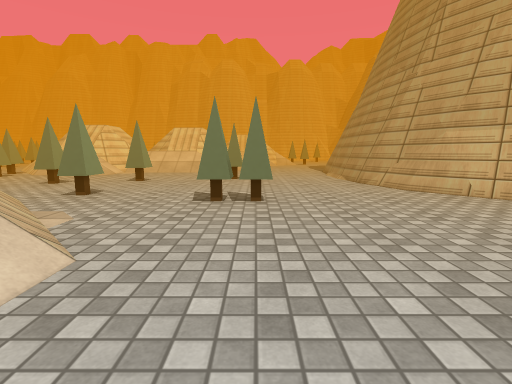
View 1 (above)

21 first-person views from a walk through a Unity game level. The camera is 1.2 m above the floor, tilts 8° down and sees 85° across. The floor is counted in squares, 1 m on a side. Each view is taken from the middle of a square. On the plan, view 1 faces up. The plan holds only what a view shows up to about 13 squares ahead; the rest is blank. The place goes on beyond the plan. Some surface patterns are stand-ins.

View 2
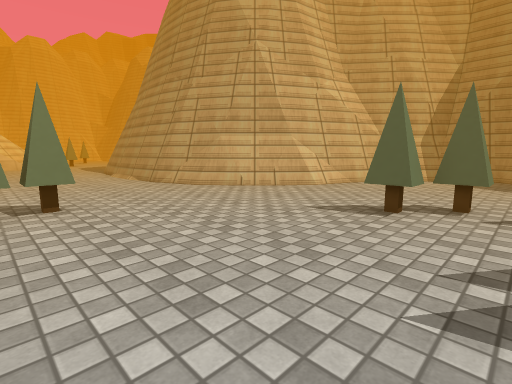

View 3
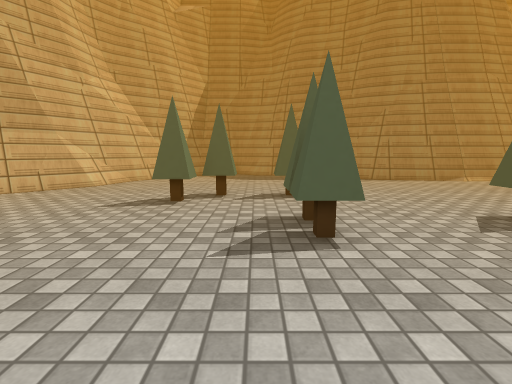

View 4
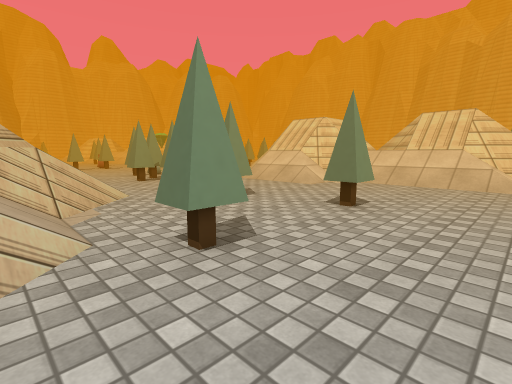

View 5
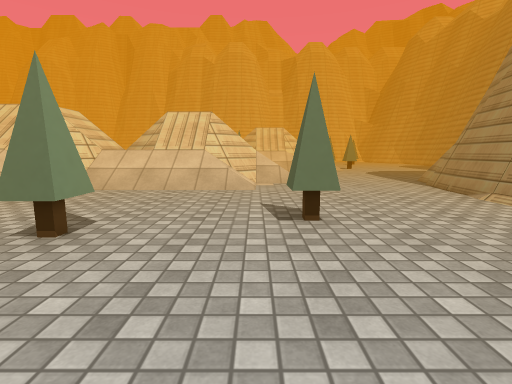

View 6
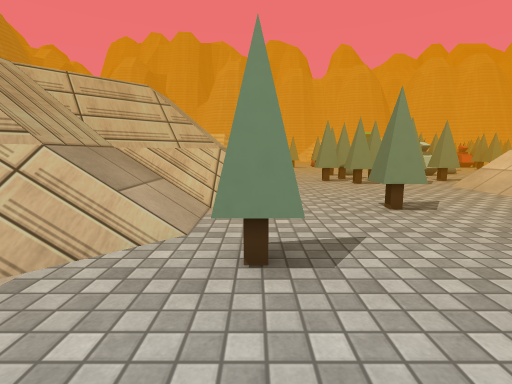

View 7
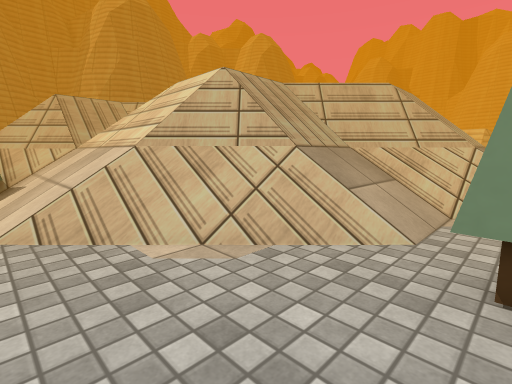

View 8
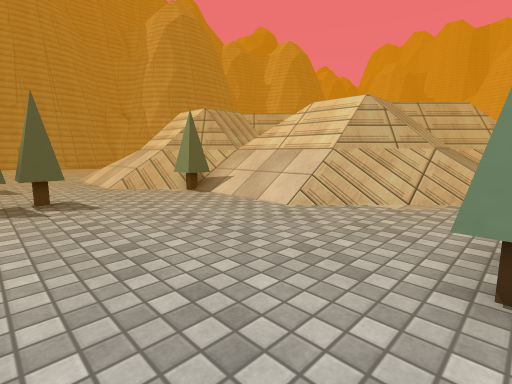

View 9
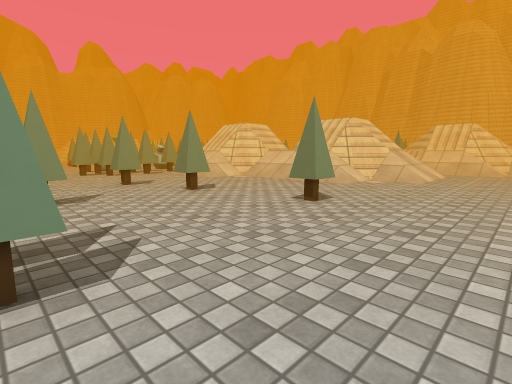

View 10
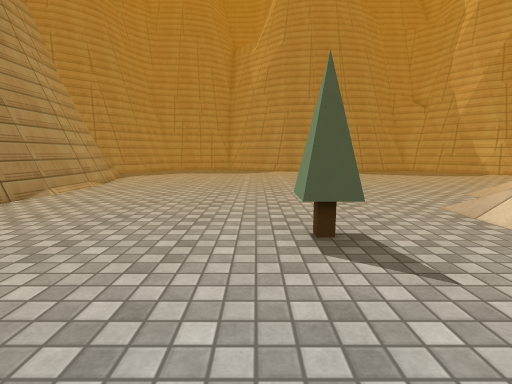

View 11
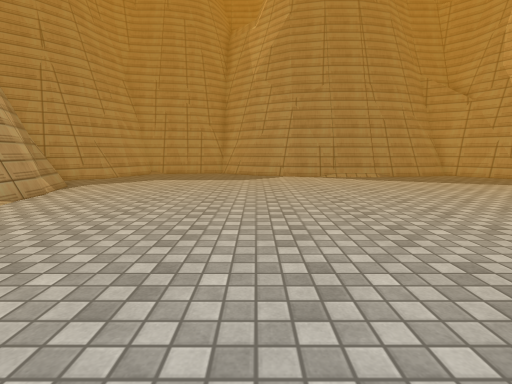

View 12
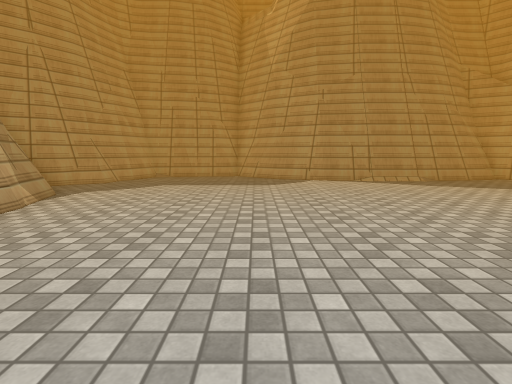

View 13
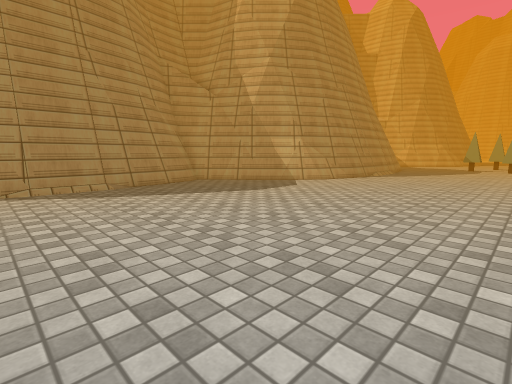

View 14
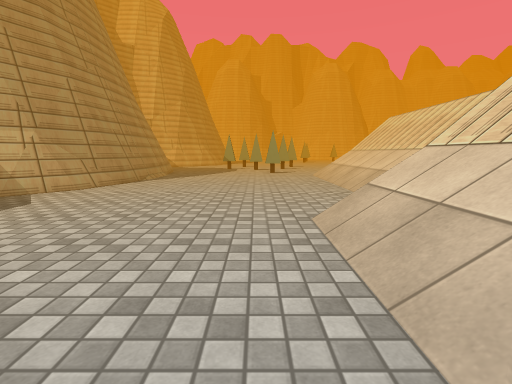

View 15
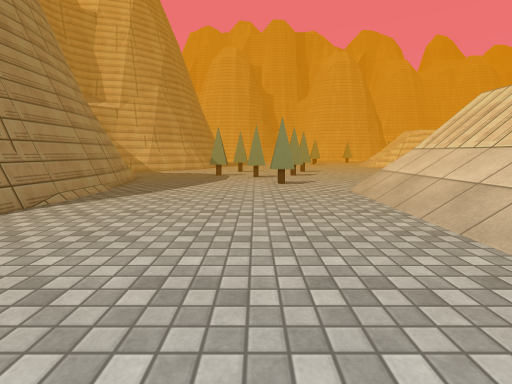

View 16
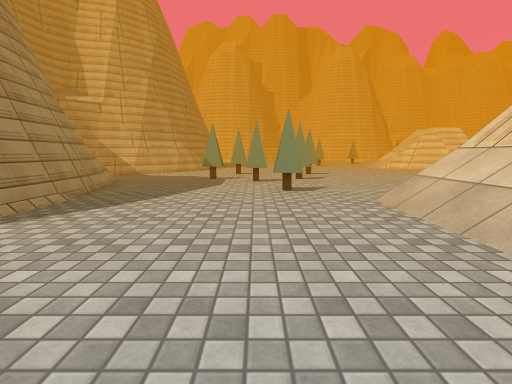

View 17
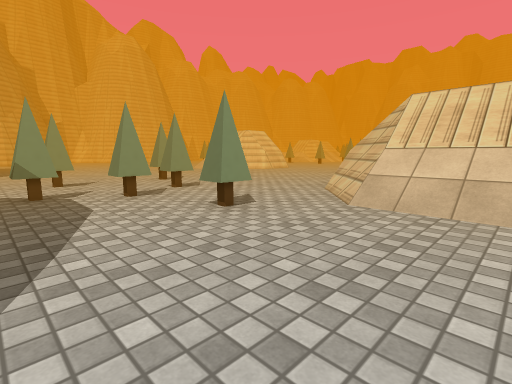

View 18
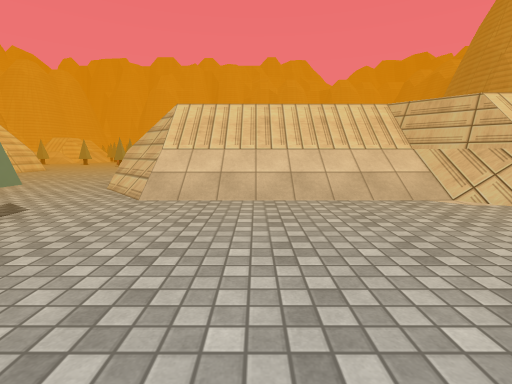

View 19
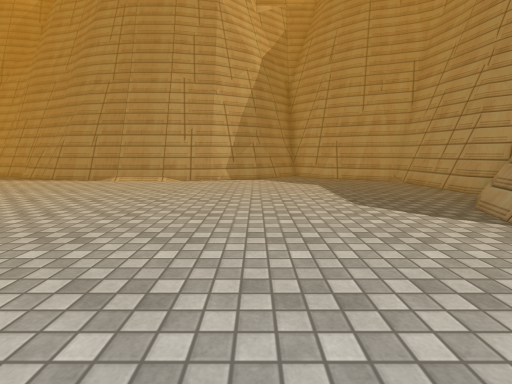

View 20
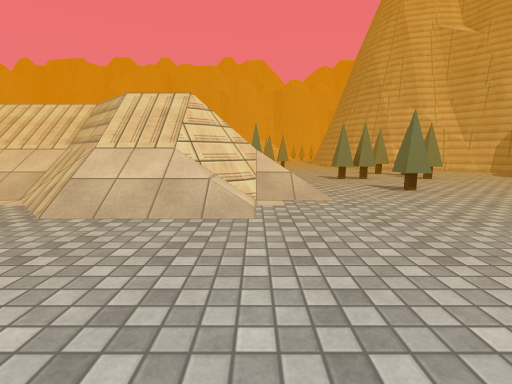

View 21
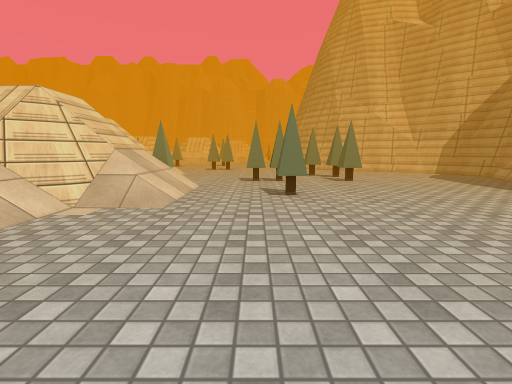

### Floor plan
Key: @ floor where view 1 was taken; # wall or solid block; . main floor; : floor 3 m higher than the main floor; / step, stairs or slope; = window, fence, low wall or low ledge; T thing the floor can be seen under or through.
Columns run from 22 left of view 1 to 12 right of it. Each row starts with its distance up from view 1.
 23                        ..
 22                       /..
 21              =/      //.....
 20             ///=   =#//....=
 19               #///###//....##
 18              =#//////......#
 17              ##//////.....=#
 16         #//////...........##
 15          ./////...........##
 14          #................#
 13         #............#....##
 12        ###.......#........##
 11        .#.....#...........=#
 10        ....................##
  9           ///..............##
  8             //...#..........##
  7            //////....TT......###
  6           =/==////............####
  5           //#==////.............###
  4              ==/==//.............
  3               //#=///.............
  2                 /////......#......
  1                 /////.......#......
  0                  ////.@............
 -1 ... =          =#///#...##..#......
 -2 ... =          ==/==//.............
 -3 ... = /////////://#=///...........
 -4 ....==#///////==  /////..........=
 -5 ..../=#///////==#// #//..#.......#
 -6 .....//////////==/ =#//..........#
 -7 ......////////////###//.........=#
 -8 #..............//////...........##
 -9 ....#.........../////...........##
-10 .#..............................##
-11 ................................##
-12 #...............................##
-13 ................................=#
-14 .................................##
-15 ....=#####=......................##
-16 .=##### #####.....................
-17            ###.....................
-18              ##..................=#
-19               ##..=#####=........##
-20                ###### #####......##
-21                           ##.==###
-22                            ######

Where each view was taken, in squares from view 1:
view 1: 0 up, 0 right, facing up
view 2: 0 up, 1 left, facing up-right
view 3: 0 up, 2 left, facing right
view 4: 6 up, 2 left, facing up-left
view 5: 8 up, 2 left, facing up
view 6: 8 up, 2 left, facing left
view 7: 8 up, 2 left, facing down-left
view 8: 7 up, 3 right, facing down-left
view 9: 7 up, 3 right, facing up-left
view 10: 1 down, 4 right, facing down
view 11: 5 down, 4 right, facing down
view 12: 7 down, 5 right, facing down
view 13: 9 down, 1 right, facing down-left
view 14: 10 down, 1 left, facing left
view 15: 10 down, 7 left, facing left
view 16: 10 down, 9 left, facing left
view 17: 13 down, 13 left, facing up-left
view 18: 14 down, 13 left, facing up
view 19: 15 down, 2 left, facing right
view 20: 14 down, 2 left, facing up
view 21: 13 down, 2 right, facing up
